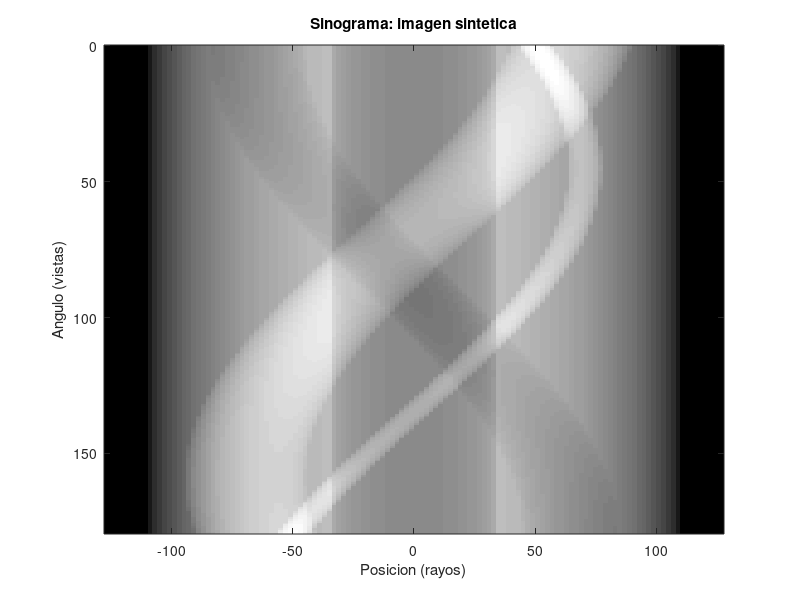

Reproduce this figure in MATLAB.


circ = [ 0 0 110 2;
 -65 0 20 1;
 0 0 35 0;
 65 -25 25 4;
 50 50 7 8];

% parametros de la geometria
nr = 128; % numero de muestras radiales
dr = 2; % espaciado de los rayos
na = nr*2; % numero de muestras angulares
r = dr * ([1:nr]'-(nr+1)/2); % posiciones de las muestras radiales
angle = [0:(na-1)]'/na * pi; % posiciones de las muestras angulares
% calcular el sinograma para la imagen sintetica
rr = r(:,ones(1,na));
sg1 = zeros(nr, na);
for ii=1:size(circ,1)
 cx = circ(ii,1);
 cy = circ(ii,2);
 rad = circ(ii,3);
 amp = circ(ii,4);
 tau = cx * cos(angle) + cy * sin(angle);
 tau = tau(:,ones(1,nr))';
 t = find( (rr-tau).^2 <= rad.^2 );
 if ii > 1, amp = amp - circ(1,4); end % discos pequenos embebidos
 sg1(t) = sg1(t)+amp*2*sqrt(rad^2-(rr(t)-tau(t)).^2);
end
% visualizar el sinograma
figure(2)
 imagesc(r, angle/pi*180, sg1') % se usa la transpuesta (') y el angulo
 colormap('gray') % se muestra en grados
 title('Sinograma: imagen sintetica')
 xlabel('Posicion (rayos)')
 ylabel('Angulo (vistas)')
% definir una variable general para el sinograma, para posterior ejecucion
sinogram = sg1; % sinograma de la imagen sintetica
% visualizar informacion del sinograma
disp(sprintf('numero de rayos = %g', nr))
disp(sprintf('numero de vistas = %g', na))